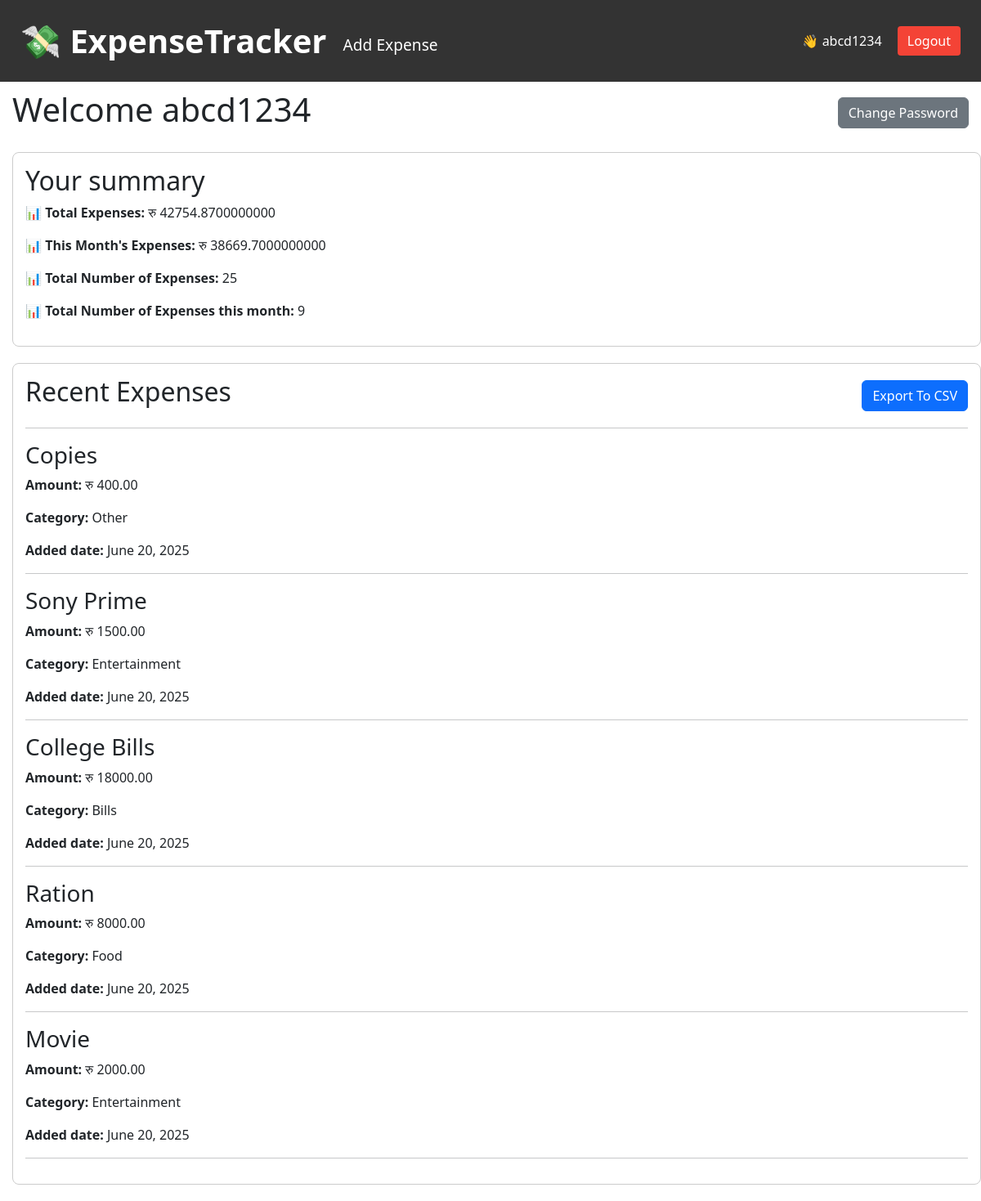
The app's page /expense/dashboard/ (signed in), older data.
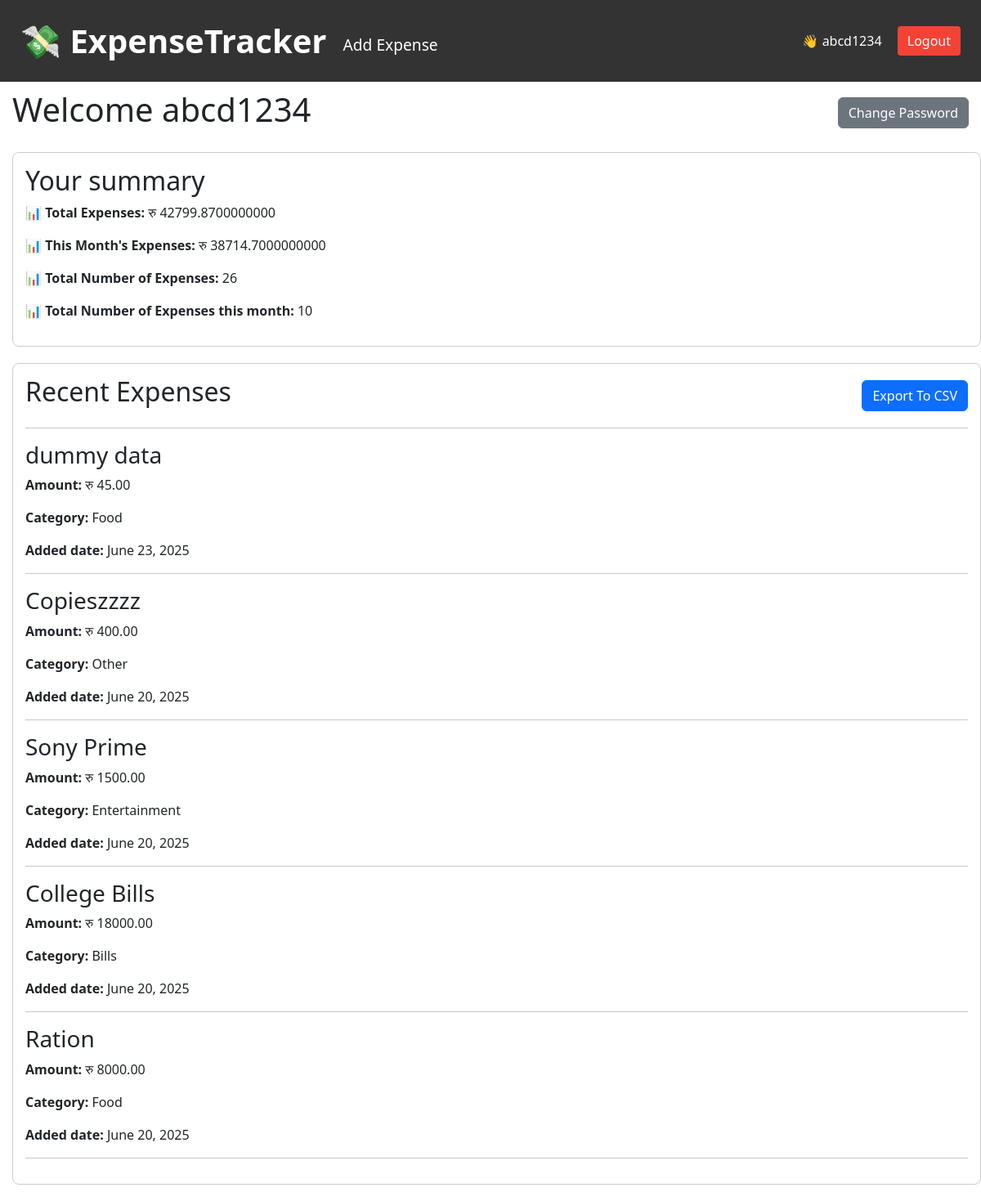
The same page, newer data.
### expenses/models.py (models this page shows, shortened)
class Expense(models.Model):
    user=models.ForeignKey(User,on_delete=models.CASCADE)
    title=models.CharField(max_length=100)
    amount=models.DecimalField(max_digits=10,decimal_places=2)
    category=models.CharField(max_length=50,choices=CATEGORY_CHOICES)
    date=models.DateField()

### expenses/views.py (the view)
# urls.py: path('dashboard/',views.dashboard,name="dashboard"),
@login_required
def dashboard(request):
    today = date.today()
    user_expense=Expense.objects.filter(user=request.user)
    monthly_total=user_expense.filter(date__year=today.year,date__month=today.month).aggregate(total=Sum('amount'))['total'] or 0
    total_expense=user_expense.aggregate(total=Sum('amount'))['total'] or 0
    total_count=user_expense.count()
    month_count=user_expense.filter(date__year=today.year,date__month=today.month).count()
    recent_expenses=user_expense.order_by('-date')[:5]
    category_summary = user_expense.values('category').annotate(total=Sum('amount'))
    monthly_data = (
        user_expense
        .annotate(month=TruncMonth('date'))
        .values('month')
        .annotate(total=Sum('amount'))
        .order_by('month')
    )
    month_labels = [item['month'].strftime('%B') for item in monthly_data]
    month_totals = [item['total'] for item in monthly_data]
    this_month_categories = (
        user_expense
        .filter(date__year=today.year, date__month=today.month)
        .values('category')
        .annotate(total=Sum('amount'))
    )
    category_labels = [item['category'] for item in this_month_categories]
    category_totals = [item['total'] for item in this_month_categories]
    context = {
    "monthly_total": monthly_total,
    "total_expense": total_expense,
    "total_count": total_count,
    "month_count": month_count,
    "recent_expenses": recent_expenses,
    "category_summary": category_summary,
    "monthly_data": monthly_data,
    "category_labels": category_labels,
    "category_totals":category_totals,
    "month_labels": month_labels,
    "month_totals": month_totals,
}
    return render(request,'expenses/dashboard.html',context)

### expenses/templates/expenses/dashboard.html (shortened to what this page needs)
{% extends 'expenses/base.html' %}
{% load static %}
{% block content %}
<div style="padding: 110px 0px 0px 15px; position: relative;">
  <div style="display: flex; justify-content: space-between; align-items: center; margin-bottom: 20px; padding-right: 15px;">
    <h1>Welcome {{ request.user.username }}</h1>
    <a href="{% url 'change_password' %}"
       class="btn btn-secondary"
       style="white-space: nowrap;">
      Change Password
    </a>
  </div>
  <div style="border: 1px solid #ccc; padding: 15px; margin-bottom: 20px; border-radius: 8px;">
    <h2>Your summary</h2>
    <p><strong>📊 Total Expenses:</strong> रु {{ total_expense }}</p>
    <p><strong>📊 This Month's Expenses:</strong> रु {{ monthly_total }}</p>
    <p><strong>📊 Total Number of Expenses:</strong> {{ total_count }}</p>
    <p><strong>📊 Total Number of Expenses this month:</strong> {{ month_count }}</p>
  </div>
  <div style="border: 1px solid #ccc; padding: 15px; margin-bottom: 20px; border-radius: 8px;">
    <div style="display: flex; justify-content: space-between; align-items: center;">
      <h2>Recent Expenses</h2>
      <form action="{% url 'export' %}" method="get">
        <button type="submit" class="btn btn-primary"
                onclick="setTimeout(() => { alert('Your download has been started') }, 200)">
          Export To CSV
        </button>
      </form>
    </div>
    <hr>
    {% for x in recent_expenses %}
      <h3>{{ x.title }}</h3>
      <p><strong>Amount:</strong> रु {{ x.amount }}</p>
      <p><strong>Category:</strong> {{ x.category }}</p>
      <p><strong>Added date:</strong> {{ x.date }}</p>
      <hr>
    {% endfor %}
  </div>
</div>
{% endblock %}

Row changes from the older to the newer data that the page shows:
no longer on this page (row unchanged): Expense: title "Movie", amount "2000.00", category "Entertainment", date "June 20, 2025"
added Expense: title "dummy data", amount "45.00", category "Food", date "June 23, 2025"
changed Expense "Other": title "Copies" → "Copieszzzz"
Text that changed along with them:
{{ total_expense }}: "42754.8700000000" → "42799.8700000000"
{{ monthly_total }}: "38669.7000000000" → "38714.7000000000"
{{ total_count }}: "25" → "26"
{{ month_count }}: "9" → "10"
